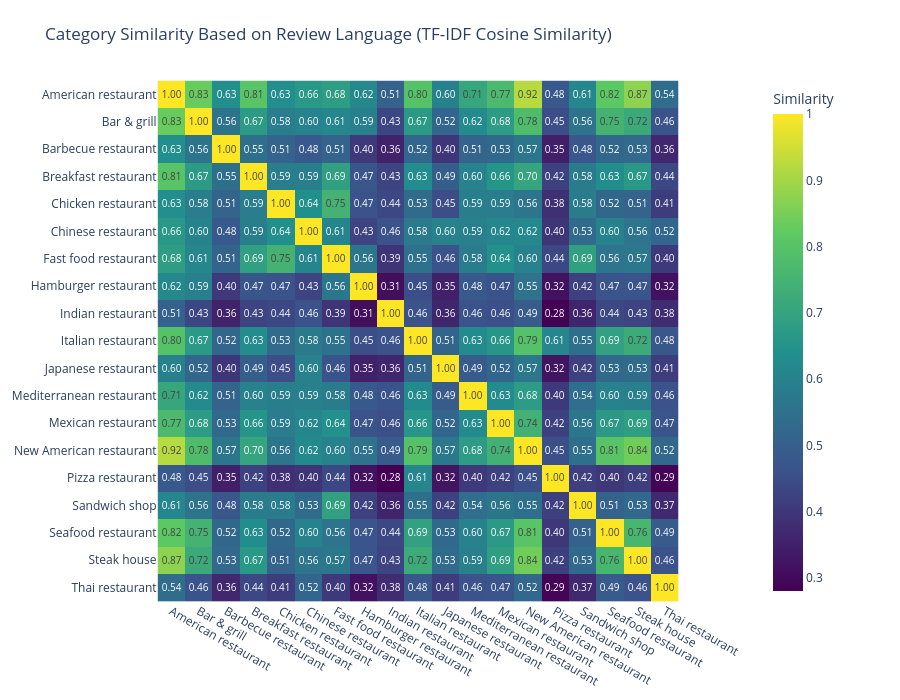

Source (notebook cell):
### Code cell
category_reviews_cleaned1 = dataset.groupby("categoryName")["cleaned_review_body"].apply(lambda x: " ".join(x)).reset_index()
tfidf_matrix1 = vectorizer.fit_transform(category_reviews_cleaned1["cleaned_review_body"])

similarity_matrix_cleaned1 = cosine_similarity(tfidf_matrix1)

similarity_df_cleaned1 = pd.DataFrame(
    similarity_matrix_cleaned1,
    index=category_reviews_cleaned1["categoryName"],
    columns=category_reviews_cleaned1["categoryName"])

heatmap_chart(similarity_df_cleaned1,
              title="Category Similarity Based on Review Language (TF-IDF Cosine Similarity)",)

### Figure 1 — Plotly figure (JSON) as saved in the notebook; plotly's stock layout.template omitted (floating-point values rounded to 4 significant figures; data arrays with more than 128 entries replaced by an {"elided": "..."} marker saying what was removed)
{"data": [{"coloraxis": "coloraxis", "hovertemplate": "x: %{x}<br>y: %{y}<br>Similarity: %{z}<extra></extra>", "name": "0", "texttemplate": "%{z:.2f}", "type": "heatmap", "x": ["American restaurant", "Bar & grill", "Barbecue restaurant", "Breakfast restaurant", "Chicken restaurant", "Chinese restaurant", "Fast food restaurant", "Hamburger restaurant", "Indian restaurant", "Italian restaurant", "Japanese restaurant", "Mediterranean restaurant", "Mexican restaurant", "New American restaurant", "Pizza restaurant", "Sandwich shop", "Seafood restaurant", "Steak house", "Thai restaurant"], "xaxis": "x", "y": ["American restaurant", "Bar & grill", "Barbecue restaurant", "Breakfast restaurant", "Chicken restaurant", "Chinese restaurant", "Fast food restaurant", "Hamburger restaurant", "Indian restaurant", "Italian restaurant", "Japanese restaurant", "Mediterranean restaurant", "Mexican restaurant", "New American restaurant", "Pizza restaurant", "Sandwich shop", "Seafood restaurant", "Steak house", "Thai restaurant"], "yaxis": "y", "z": {"elided": "19x19 float values"}}], "layout": {"coloraxis": {"colorbar": {"title": {"text": "Similarity"}}, "colorscale": [[0, "#440154"], [0.25, "#3b528b"], [0.5, "#21908d"], [0.75, "#5dc962"], [1, "#fde725"]], "showscale": true}, "height": 700, "margin": {"b": 60, "l": 80, "r": 150, "t": 80}, "title": {"text": "Category Similarity Based on Review Language (TF-IDF Cosine Similarity)"}, "width": 900, "xaxis": {"anchor": "y", "constrain": "domain", "domain": [0, 1], "scaleanchor": "y"}, "yaxis": {"anchor": "x", "autorange": "reversed", "constrain": "domain", "domain": [0, 1]}}}
